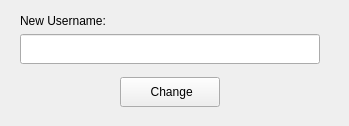
             <widget class="QWidget" name="changeusernameWidget" native="true">
              <property name="minimumSize">
               <size>
                <width>0</width>
                <height>117</height>
               </size>
              </property>
              <widget class="QWidget" name="">
               <property name="geometry">
                <rect>
                 <x>0</x>
                 <y>0</y>
                 <width>340</width>
                 <height>117</height>
                </rect>
               </property>
               <layout class="QVBoxLayout" name="changeusernameVerticalLayout">
                <property name="spacing">
                 <number>3</number>
                </property>
                <property name="leftMargin">
                 <number>20</number>
                </property>
                <property name="topMargin">
                 <number>10</number>
                </property>
                <property name="rightMargin">
                 <number>20</number>
                </property>
                <property name="bottomMargin">
                 <number>10</number>
                </property>
                <item>
                 <widget class="QLabel" name="newusernameLabel">
                  <property name="text">
                   <string>New Username:</string>
                  </property>
                 </widget>
                </item>
                <item>
                 <widget class="QLineEdit" name="newusernameLineEdit">
                  <property name="minimumSize">
                   <size>
                    <width>0</width>
                    <height>30</height>
                   </size>
                  </property>
                 </widget>
                </item>
                <item>
                 <spacer name="verticalSpacer_3">
                  <property name="orientation">
                   <enum>Qt::Vertical</enum>
                  </property>
                  <property name="sizeType">
                   <enum>QSizePolicy::Fixed</enum>
                  </property>
                  <property name="sizeHint" stdset="0">
                   <size>
                    <width>20</width>
                    <height>10</height>
                   </size>
                  </property>
                 </spacer>
                </item>
                <item>
                 <layout class="QHBoxLayout" name="changeusernameHorizontalLayout">
                  <property name="spacing">
                   <number>0</number>
                  </property>
                  <item>
                   <widget class="QPushButton" name="changeusernamePushButton_2">
                    <property name="minimumSize">
                     <size>
                      <width>0</width>
                      <height>30</height>
                     </size>
                    </property>
                    <property name="maximumSize">
                     <size>
                      <width>100</width>
                      <height>16777215</height>
                     </size>
                    </property>
                    <property name="cursor">
                     <cursorShape>PointingHandCursor</cursorShape>
                    </property>
                    <property name="text">
                     <string> Change</string>
                    </property>
                    <property name="icon">
                     <iconset>
                      <normaloff>images/change.png</normaloff>images/change.png</iconset>
                    </property>
                    <property name="iconSize">
                     <size>
                      <width>16</width>
                      <height>16</height>
                     </size>
                    </property>
                   </widget>
                  </item>
                 </layout>
                </item>
               </layout>
              </widget>
             </widget>
